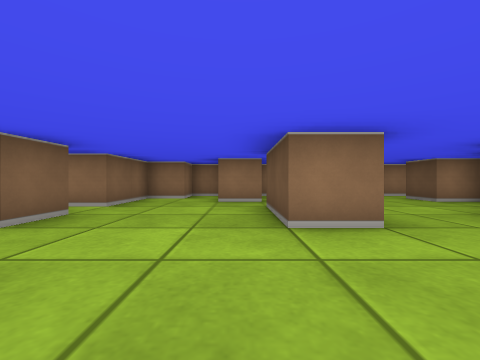
view 1 (above)

22 first-person views from a walk through a cub3D ray-caster map. The camera is about half as high as the walls, looks level and sees 90° across. The floor is counted in squares. Each view is taken from the middle of a square. On the plan, view 1 faces up. The plan holds only what a view shows up to about 9 squares ahead; the rest is blank.

view 2
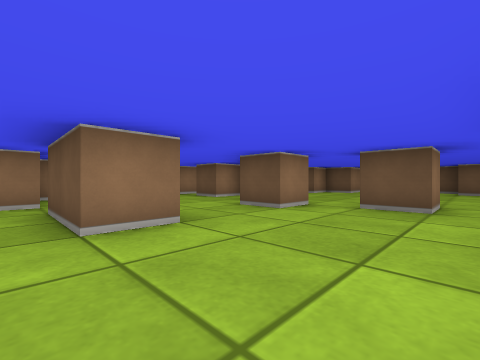

view 3
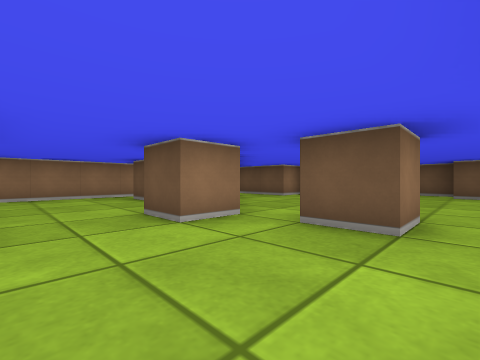

view 4
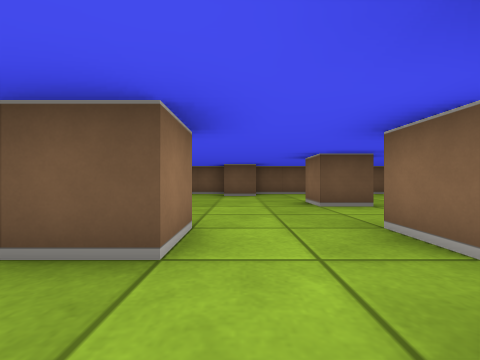

view 5
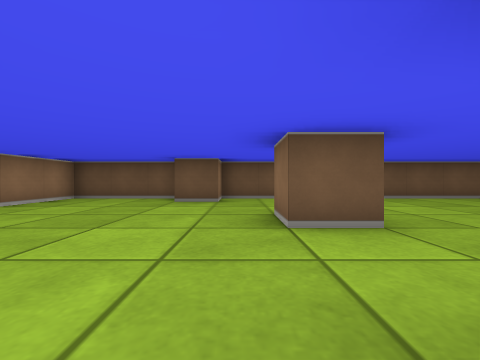

view 6
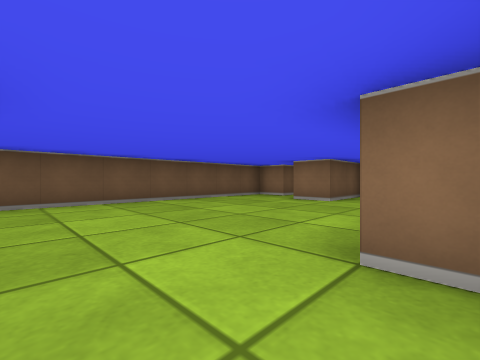

view 7
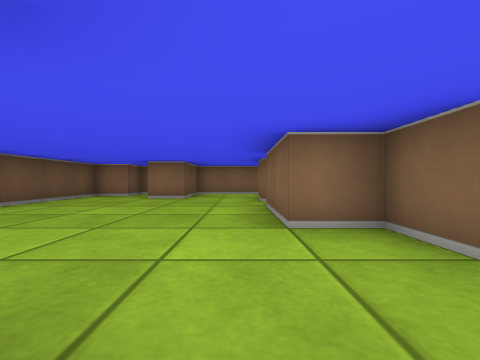

view 8
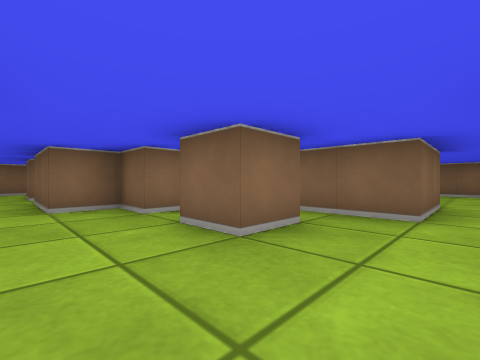

view 9
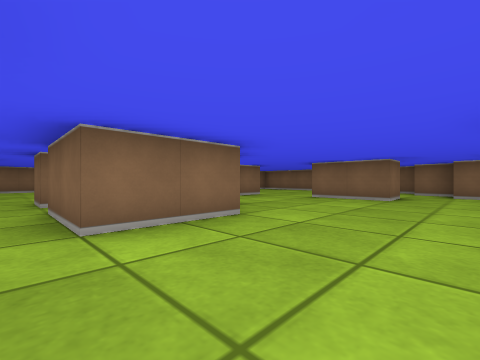

view 10
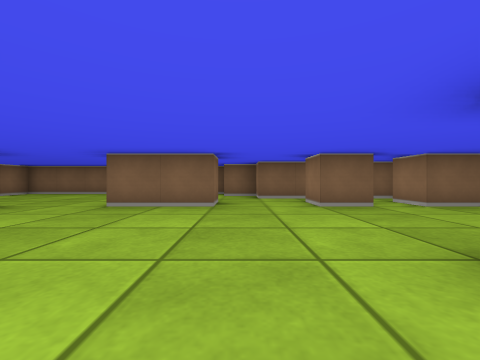

view 11
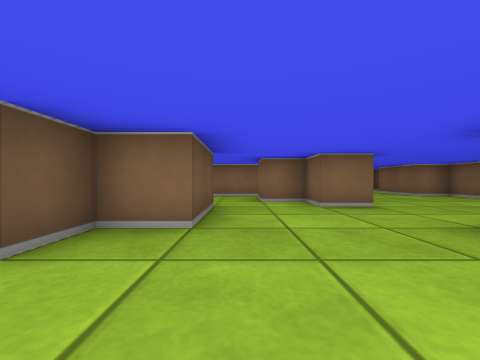

view 12
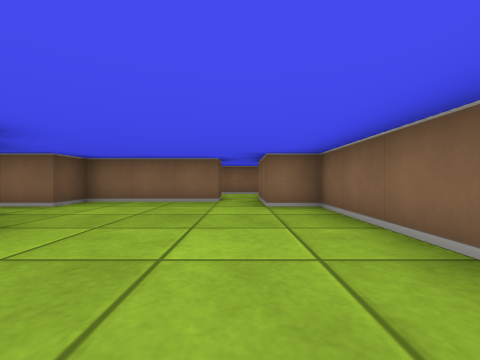

view 13
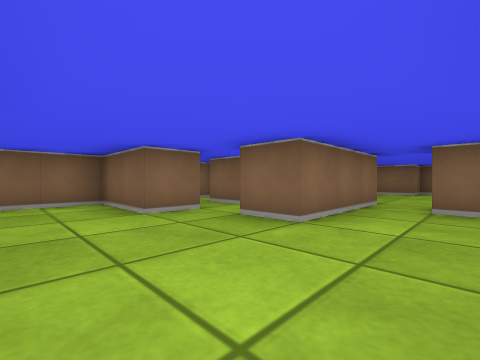

view 14
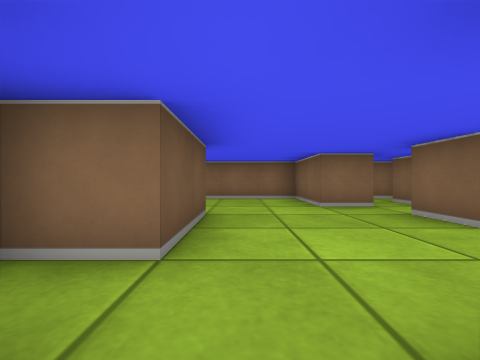

view 15
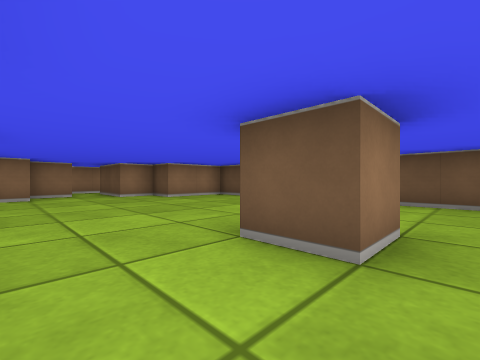

view 16
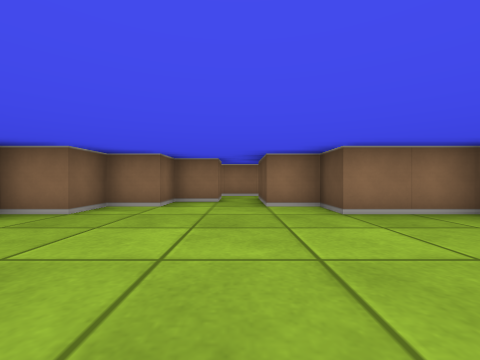

view 17
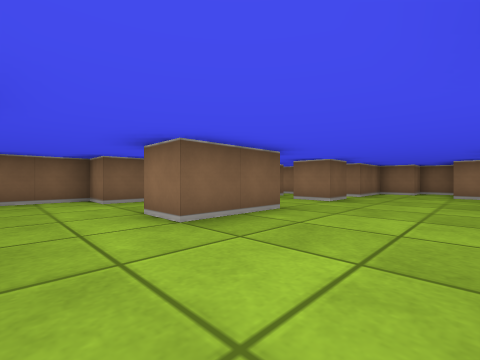

view 18
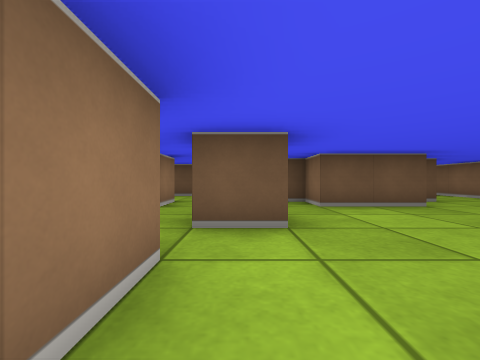

view 19
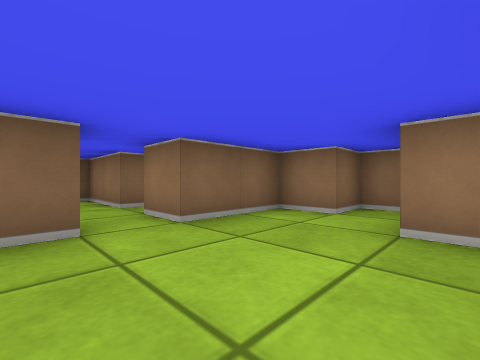

view 20
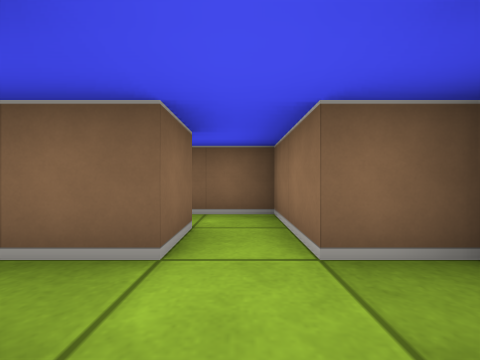

view 21
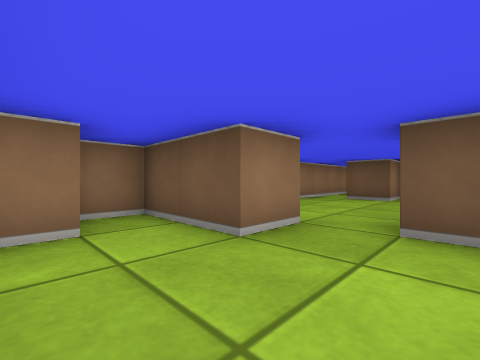

view 22
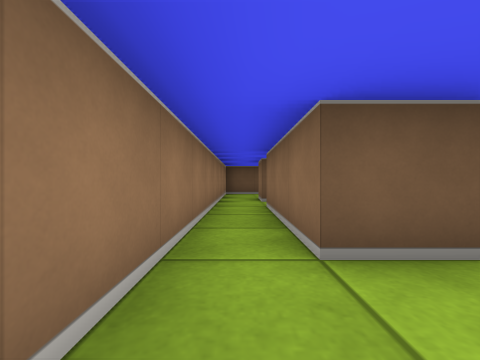

### Floor plan
Key: @ floor where view 1 was taken; # wall or solid block; . floor.
Columns run from 7 left of view 1 to 12 right of it. Each row starts with its distance up from view 1.
  8      ###############
  7     ##.#...........#
  6   ###..#....###.#  #
  5 ###.#........#..#  #
  4 #.......#...##.. ###
  3 #.#.#...#..##......#
  2 ###................#
  1 ##..........#......#
  0 #...#..@..........##
 -1 ##..#....##........#
 -2 #.......###.#..#...#
 -3 #.......#..........#
 -4 #....#....#.#......#
 -5 #....##.....##.....#
 -6 #...........##.....#
 -7 ##....###...#......#
 -8  #.####.....##.....#
 -9   .    #.#......#..#
-10   .    #.#......#.##
-11  ###   ############

Where each view was taken, in squares from view 1:
view 1: 0 up, 0 right, facing up
view 2: 0 up, 0 right, facing up-right
view 3: 0 up, 2 right, facing up-right
view 4: 0 up, 3 right, facing right
view 5: 1 down, 5 right, facing right
view 6: 3 down, 6 right, facing down-right
view 7: 2 down, 7 right, facing down
view 8: 0 up, 7 right, facing down-left
view 9: 2 up, 4 right, facing down-left
view 10: 1 up, 2 right, facing left
view 11: 1 up, 0 right, facing down
view 12: 2 down, 5 left, facing down
view 13: 5 down, 4 right, facing down-left
view 14: 4 down, 4 right, facing down
view 15: 3 down, 6 right, facing up-right
view 16: 0 up, 8 right, facing up
view 17: 3 down, 0 right, facing up-left
view 18: 4 down, 0 right, facing right
view 19: 3 up, 0 right, facing up-left
view 20: 4 up, 3 left, facing left
view 21: 4 up, 2 left, facing up-right
view 22: 7 up, 3 right, facing right
